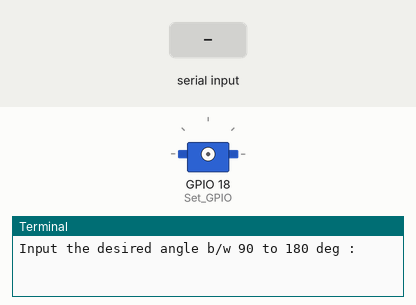
Bench run of a program on a simulated Raspberry Pi (BCM pin numbers). Parts: servo, the last lines printed to the terminal. Inputs (shaded band) come from the test bench. Servo angles are drawn from the pulse width (0.5 ms = 0°, 2.5 ms = 180°).

Above: at 1.2 s.
1.3 s: "5" typed at the terminal, then Enter
2.8 s: "90" typed at the terminal, then Enter
At 3.5 s:
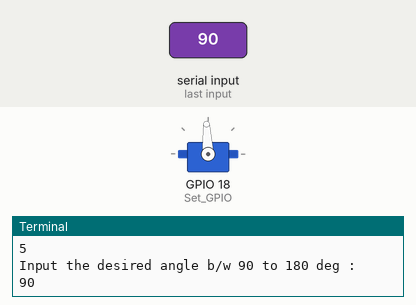
4.3 s: "200" typed at the terminal, then Enter
At 4.6 s:
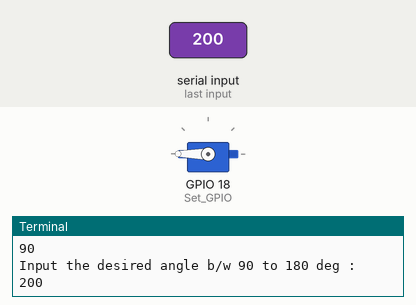
Timing chart, 0 to 7.3 s (numbered marks = the images above; inputs shaded):
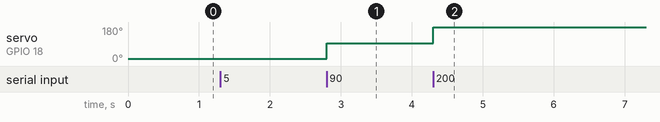

Measured:
- after the input at 2.8 s, servo on GPIO 18 (Set_GPIO): 13° → 93° at once
- after the input at 4.3 s, servo on GPIO 18 (Set_GPIO): 93° → 180° at once

The program:

hard_pwm.py
```python
#!/usr/bin/env python
# coding: utf-8
import time
import pigpio
Set_GPIO = 18 # All gpios are identified as per BCM number.
pi = pigpio.pi() # Calling the pigpio class method pi()


# Given the angle convert it to duty cycle
# dutycycle = ((angle/180.0) + 1.0) * 5
servo_f = 50
cycle_range = 20000


# Function to convert from angle to dutycycle
def duty_cycle(angle):
    dutycycle = ((9.4/180) * angle + 2.95) # Hard coded, based on the calculation.
    # Side note -->Always try to linearize the slope of deg vs dutycycle curve.
    return dutycycle * 10**4


# Function to convert from dutycycle to pulse width
def pulse_width(cycle):
    pulse_width = float(((1/ (servo_f)) * cycle))
    return pulse_width


pi.set_PWM_frequency(Set_GPIO, servo_f) # set the 50Hz servo
pi.set_PWM_range(Set_GPIO, cycle_range) # set the servo PWM range


try:

    while True:

        angle = float(input("Input the desired angle b/w 90 to 180 deg : "))
        pi.set_PWM_dutycycle(Set_GPIO, pulse_width(duty_cycle(angle))) #PWM off
        time.sleep(1)

except KeyboardInterrupt:
        pass

print("Cleaning up..")
pi.set_PWM_dutycycle(Set_GPIO, 0)
pi.stop()
```
